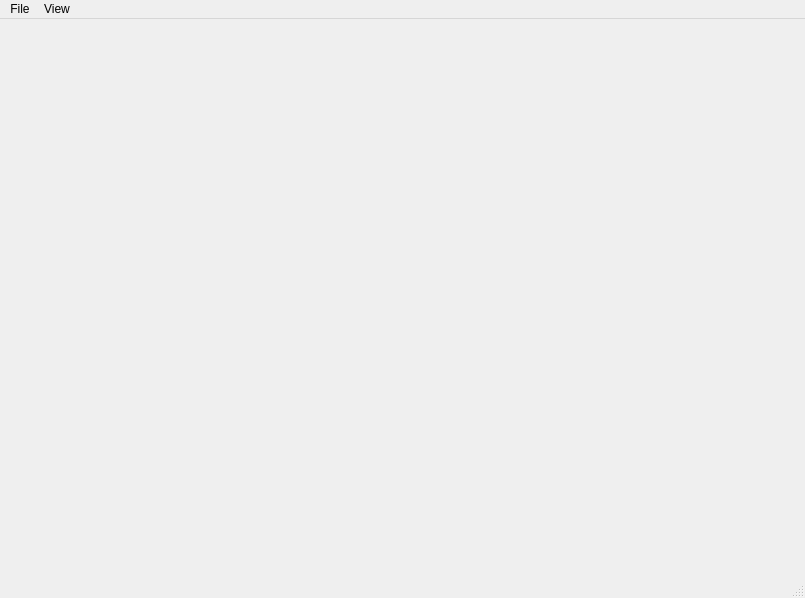
<?xml version="1.0" encoding="UTF-8"?>
<ui version="4.0">
 <class>MainWindow</class>
 <widget class="QMainWindow" name="MainWindow">
  <property name="geometry">
   <rect>
    <x>0</x>
    <y>0</y>
    <width>805</width>
    <height>598</height>
   </rect>
  </property>
  <property name="windowTitle">
   <string>DepressionRecognition</string>
  </property>
  <widget class="QWidget" name="centralwidget">
   <layout class="QHBoxLayout" name="horizontalLayout">
    <property name="spacing">
     <number>0</number>
    </property>
    <property name="leftMargin">
     <number>0</number>
    </property>
    <property name="topMargin">
     <number>0</number>
    </property>
    <property name="rightMargin">
     <number>0</number>
    </property>
    <property name="bottomMargin">
     <number>0</number>
    </property>
    <item>
     <layout class="QGridLayout" name="gridLayout">
      <property name="spacing">
       <number>6</number>
      </property>
     </layout>
    </item>
   </layout>
  </widget>
  <widget class="QMenuBar" name="menubar">
   <property name="geometry">
    <rect>
     <x>0</x>
     <y>0</y>
     <width>805</width>
     <height>22</height>
    </rect>
   </property>
   <widget class="QMenu" name="menufile">
    <property name="title">
     <string>File</string>
    </property>
    <addaction name="actionExit"/>
   </widget>
   <widget class="QMenu" name="menuView">
    <property name="title">
     <string>View</string>
    </property>
    <addaction name="actionRGB"/>
    <addaction name="actionDepth"/>
    <addaction name="actionPointCloud"/>
   </widget>
   <addaction name="menufile"/>
   <addaction name="menuView"/>
  </widget>
  <widget class="QStatusBar" name="statusbar"/>
  <action name="actionExit">
   <property name="text">
    <string>Exit</string>
   </property>
  </action>
  <action name="actionRGB">
   <property name="text">
    <string>RGB</string>
   </property>
  </action>
  <action name="actionDepth">
   <property name="text">
    <string>Depth</string>
   </property>
  </action>
  <action name="actionPointCloud">
   <property name="text">
    <string>PointCloud</string>
   </property>
  </action>
 </widget>
 <resources/>
 <connections/>
</ui>
